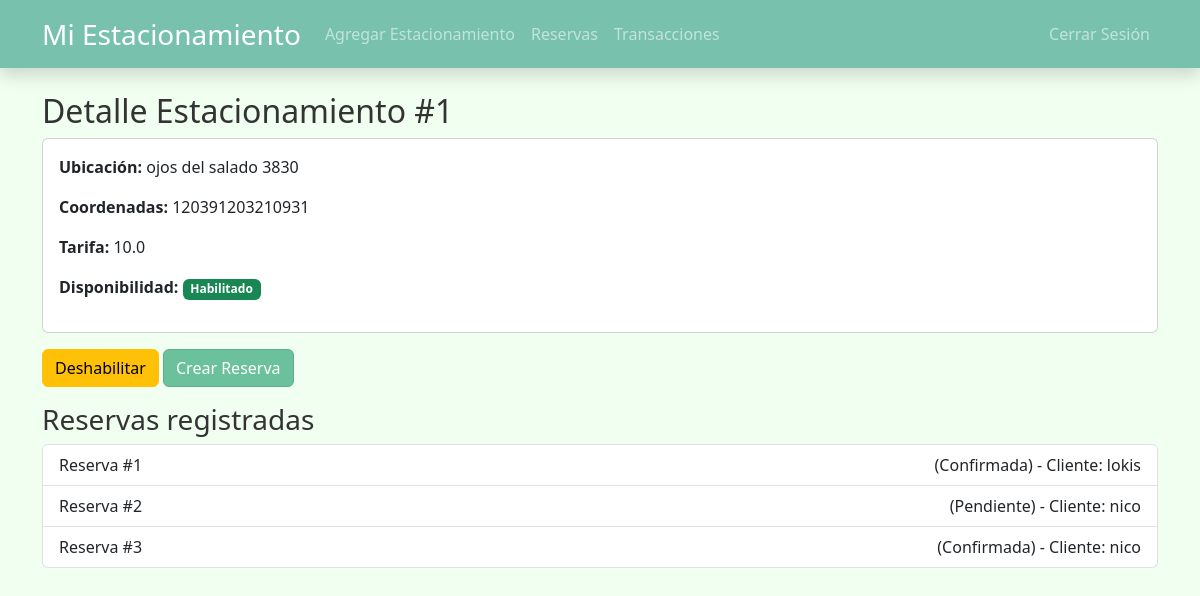
The page /estacionamientos/1/ (signed in) on the database as committed earlier.
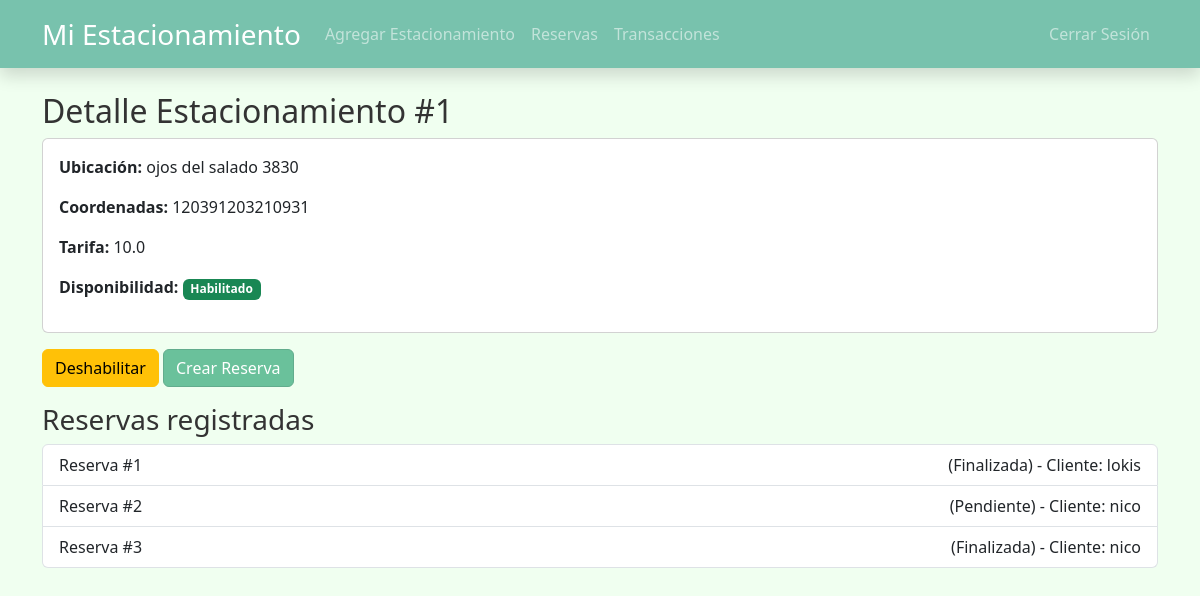
The same page on the database as committed later.
### estacionamientos/models.py (models this page shows, shortened)
class Reserva(models.Model):
    ESTADO_CHOICES = (
        ('Pendiente', 'Pendiente'),
        ('Confirmada', 'Confirmada'),
        ('Cancelada', 'Cancelada'),
        ('Finalizada', 'Finalizada'),
    )
    cliente = models.ForeignKey(
        settings.AUTH_USER_MODEL,
        on_delete=models.CASCADE,
        limit_choices_to={'rol': 'cliente'},
        related_name='reservas'
    )
    estacionamiento = models.ForeignKey(
        Estacionamiento,
        on_delete=models.CASCADE,
        related_name='reservas'
    )
    fechaInicio = models.DateTimeField()
    fechaFin = models.DateTimeField()
    tiempoExpiracion = models.IntegerField(default=0)
    estado = models.CharField(max_length=10, choices=ESTADO_CHOICES, default='Pendiente')

### users/models.py (models this page shows, shortened)
class CustomUser(AbstractUser):
    ROL_CHOICES = (
        ('cliente', 'Cliente'),
        ('dueno', 'Dueño'),
        ('administrador', 'Administrador'),
        ('consultor', 'Consultor'),
    )
    rol = models.CharField(max_length=20, choices=ROL_CHOICES, default='cliente')
    cuenta_bancaria = models.CharField(max_length=50, blank=True, null=True)
    tarjeta_credito = models.CharField(max_length=16, blank=True, null=True)
    banco = models.CharField(max_length=50, blank=True, null=True)
    rut = models.CharField(max_length=12, blank=True, null=True)
    direccion = models.CharField(max_length=255, blank=True, null=True)

### estacionamientos/views.py (the view)
# urls.py: path('<int:pk>/', detalle_estacionamiento, name='detalle_estacionamiento'),
@login_required
def detalle_estacionamiento(request, pk):
    estacionamiento = get_object_or_404(Estacionamiento, pk=pk)
    return render(request, 'estacionamientos/detalle_estacionamiento.html', {
        'estacionamiento': estacionamiento
    })

### core/context_processors.py (called while the page is built)
def google_maps_key(request):
    return {
        'GOOGLE_MAPS_API_KEY': settings.GOOGLE_MAPS_API_KEY
    }

### estacionamientos/templates/estacionamientos/detalle_estacionamiento.html
{% extends 'base.html' %}
{% block content %}
<h2>Detalle Estacionamiento #{{ estacionamiento.id }}</h2>
<div class="card p-3 mb-3">
  <p><strong>Ubicación:</strong> {{ estacionamiento.ubicacion }}</p>
  <p><strong>Coordenadas:</strong> {{ estacionamiento.coordenadas }}</p>
  <p><strong>Tarifa:</strong> {{ estacionamiento.tarifa }}</p>
  <p>
    <strong>Disponibilidad:</strong>
    {% if estacionamiento.disponibilidad %}
      <span class="badge bg-success">Habilitado</span>
    {% else %}
      <span class="badge bg-danger">Deshabilitado</span>
    {% endif %}
  </p>
</div>
<div class="mb-3">
  {% if estacionamiento.disponibilidad %}
    <a href="{% url 'deshabilitar_estacionamiento' estacionamiento.id %}" class="btn btn-warning">Deshabilitar</a>
  {% else %}
    <a href="{% url 'habilitar_estacionamiento' estacionamiento.id %}" class="btn btn-info">Habilitar</a>
  {% endif %}
  <a href="{% url 'crear_reserva' estacionamiento.id %}" class="btn btn-success">Crear Reserva</a>
</div>
<h3>Reservas registradas</h3>
<ul class="list-group">
  {% for reserva in estacionamiento.reservas.all %}
    <li class="list-group-item d-flex justify-content-between align-items-center">
      Reserva #{{ reserva.id }}
      <span>({{ reserva.estado }}) - Cliente: {{ reserva.cliente.username }}</span>
    </li>
  {% endfor %}
</ul>
{% endblock %}

Rows that differ between the two databases and show on the page:
changed Reserva "lokis": estado "Confirmada" → "Finalizada"
changed Reserva id 3: estado "Confirmada" → "Finalizada"
